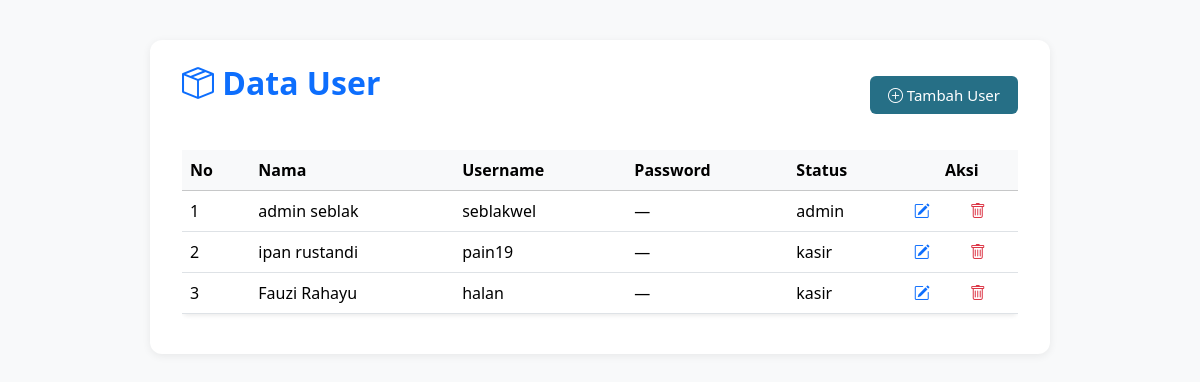
Screenshot of /konten/tambahKasir/dataUser.php with the database file from the repository.
### tables this page shows
CREATE TABLE `user` (
  `id_user` int(11) NOT NULL,
  `nama` varchar(100) NOT NULL,
  `username` varchar(100) NOT NULL,
  `password` varchar(255) NOT NULL,
  `status` enum('admin','kasir') NOT NULL
);

### backend/querySql/readUser.php (called while the page is built)
<?php
    include __DIR__ . '/../database.php';
    $sql = 'SELECT * FROM user';
    $tampil = $conn->query($sql);
?>

### konten/tambahKasir/dataUser.php (the view, shortened to what this page needs)
<!DOCTYPE html>
<html lang="en">
<head>
    <link
        rel="stylesheet"
        href="https://cdn.jsdelivr.net/npm/bootstrap@5.3.7/dist/css/bootstrap.min.css" />
    <link
        rel="stylesheet"
        href="https://cdn.jsdelivr.net/npm/bootstrap-icons@1.13.1/font/bootstrap-icons.min.css" />
</head>
<body>
    <?php
    include '../../backend/querySql/readUser.php';
    ?>
    <div class="container py-4">
        <div class="d-flex justify-content-between align-items-center mb-4">
            <h2 class="fw-bold text-primary"><i class="bi bi-box-seam"></i> Data User</h2>
            <a href="index.php" class="btn btn-success"><i class="bi bi-plus-circle"></i> Tambah User</a>
        </div>
        <div class="table-responsive">
            <table class="table table-hover align-middle shadow-sm rounded">
                <thead class="table-light">
                    <tr>
                        <th scope="col">No</th>
                        <th scope="col">Nama</th>
                        <th scope="col">Username</th>
                        <th scope="col">Password</th>
                        <th scope="col">Status</th>
                        <th scope="col" colspan="2" class="text-center">Aksi</th>
                    </tr>
                </thead>
                <tbody>
                    <?php
                    $no = 0;
                    while ($data = mysqli_fetch_assoc($tampil)) {
                        $no++;
                    ?>
                        <tr>
                            <td><?= $no ?></td>
                            <td><?= $data['nama'] ?></td>
                            <td><?= htmlspecialchars(isset($data['username']) ? $data['username'] : '') ?></td>
                            <td>—</td>
                            <td><?= $data['status'] ?></td>
                            <td><a href="formEditUser.php?id_user=<?= $data['id_user'] ?>"><i class="bi bi-pencil-square"></i></a></td>
                            <td><a href="../../backend/querySql/deleteUser.php?id_user=<?= $data['id_user'] ?>"><i class="bi bi-trash text-danger"></i></a></td>
                        </tr>
                    <?php
                    }
                    ?>
                </tbody>
            </table>
        </div>
    </div>
</body>
</html>

### konten/tambahKasir/dataUser.php (style rules this page uses)
body { font-family: 'Segoe UI', Arial, sans-serif; background: #f8f9fa; margin: 0; padding: 0; }
.container { max-width: 900px; margin: 40px auto; background: #fff; border-radius: 12px; box-shadow: 0 2px 8px rgba(0, 0, 0, 0.07); padding: 32px; }
h1, h2 { color: #333; margin-bottom: 24px; }
.btn { background: #266f86; color: #fff; border: none; padding: 8px 18px; border-radius: 6px; cursor: pointer; font-size: 15px; transition: background 0.2s; }

### rows the page displays
user: nama "admin seblak", username "seblakwel", status "admin"
user: nama "ipan rustandi", username "pain19", status "kasir"
user: nama "Fauzi Rahayu", username "halan", status "kasir"
